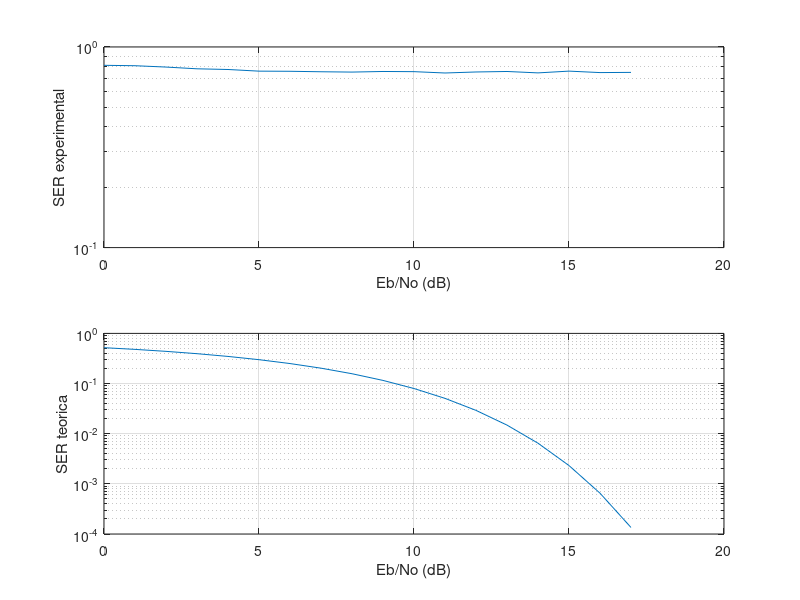
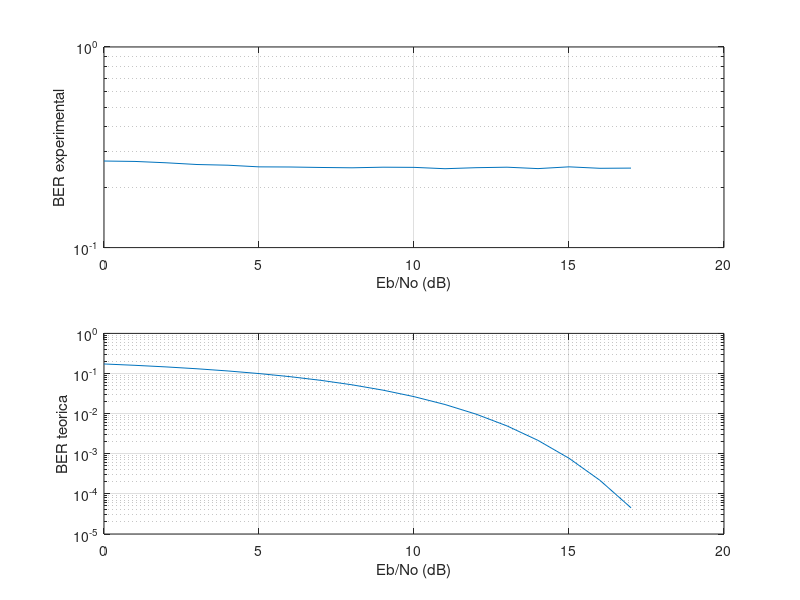
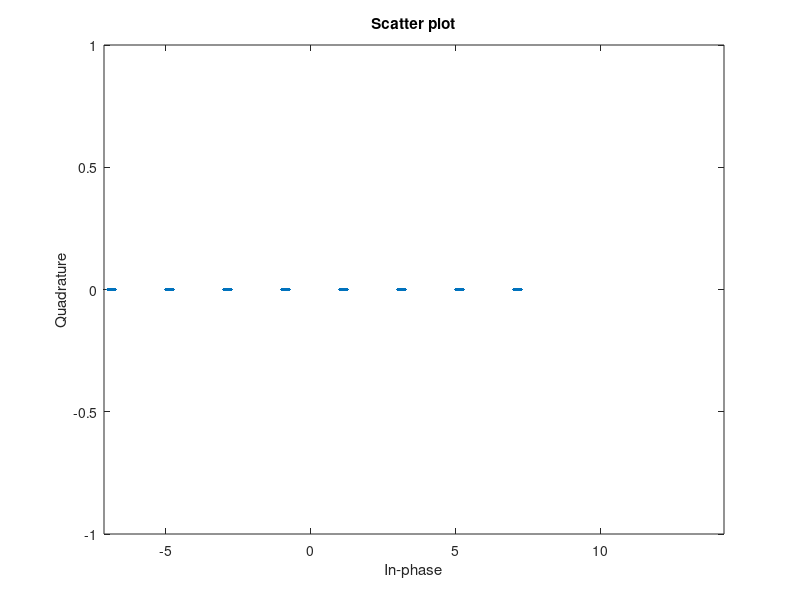

These charts were generated, in order, by the following MATLAB code:
clear all
close all
L = 10000; % Número de símbolos en la simulación
M = 8; % Constelacion PAM de M simbolos
k = log2(M); % Número de bits por símbolo

Eb = 7; % Valor de Eb en unidades naturales (calculado de forma teórica en el Hito3.1.)
Eb_dB = 10*log10(Eb); % Valor de Eb en dB

Eb_No_dB = 0:1:17; % Valores de Eb/No en dB
for count = 1:length(Eb_No_dB)
    indices_simbolos_Tx = randint(L, 1, M) % Generamos L símbolos aleatorios (con valores de 1 a 8)
    simbolos_Tx = pammod(indices_simbolos_Tx, M); % Generamos los L símbolos aleatorios (valores [-7, -5, -3, -1, 1, 3, 5, 7])
    No_dB = Eb_dB - Eb_No_dB(count); % Valor de No en dB
    No = 10^(No_dB/10); % Valor de No en unidades naturales
    ruido = (sqrt(No/2))*rand(L,1); % Generamos L muestras de ruido gaussiano de varianza No/2
    simbolos_Rx = simbolos_Tx + ruido; % Sumamos el ruido aditivo
    decision = zeros(L, 1); % Símbolos después del decisor (diseñado en el Hito3.2.)
    for j = 1:L
        if simbolos_Rx(j) < -6
            decision(j) = -7;
        elseif -6 < simbolos_Rx(j) <= -4
            decision(j) = -5;
        elseif -4 < simbolos_Rx(j) <= -2
            decision(j) = -3;
        elseif -2 < simbolos_Rx(j) <= 0
            decision(j) = -1;
        elseif 0 < simbolos_Rx(j) <= 2
            decision(j) = 1;
        elseif 2 < simbolos_Rx(j) <= 4
            deicision(j) = 3;
        elseif 4 < simbolos_Rx(j) <= 6
            decision(j) = 5;
        elseif simbolos_Rx(j) > 6
            decision(j) = 7;
        end
    end
    SER_experimental(count) = sum((decision ~= simbolos_Tx))/L; % Calculamos la SER experimental
    SER_teorica(count) = ((2*(M-1))/M)*qfunc(sqrt((6*k*Eb)/(((M^2)-1)*No)));
    BER_experimental(count) = (sum((decision ~= simbolos_Tx))/L) / k; %Codificacion GRAY
    BER_teorica(count) = (((2*(M-1))/M)*qfunc(sqrt((6*k*Eb)/(((M^2)-1)*No)))) / k; %Codificacion GRAY
end
% Para representar la BER es igual que la SER (no la pondré).
% Representamos los resultados.
figure;
clf;
subplot(211);
semilogy(Eb_No_dB,SER_experimental);
grid on;
xlabel('Eb/No (dB)');
ylabel('SER experimental');
subplot(212);
semilogy(Eb_No_dB,SER_teorica);
grid on;
xlabel('Eb/No (dB)');
ylabel('SER teorica');


figure;
subplot(211);
semilogy(Eb_No_dB,BER_experimental);
grid on;
xlabel('Eb/No (dB)');
ylabel('BER experimental');
subplot(212);
semilogy(Eb_No_dB,BER_teorica);
grid on;
xlabel('Eb/No (dB)');
ylabel('BER teorica');


scatterplot(simbolos_Rx);

